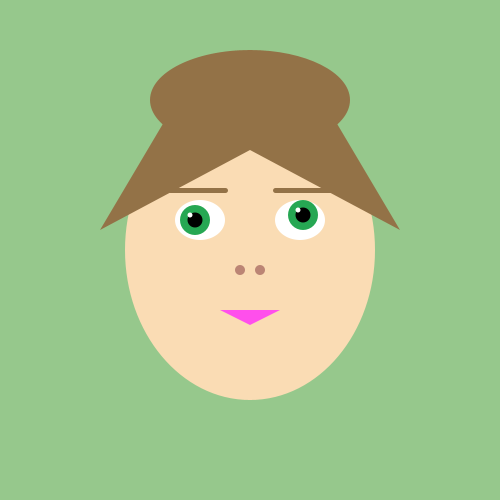
Frame 1 (no input)
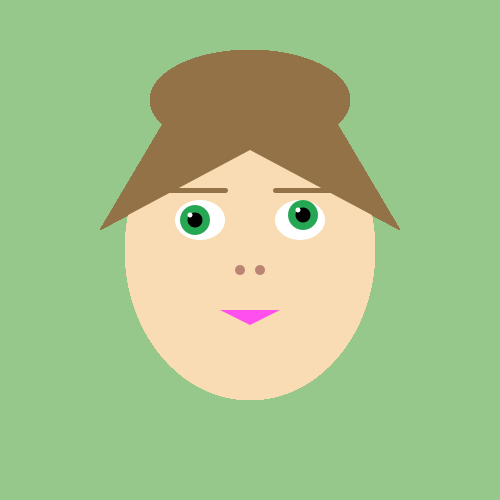
Frame 60 (the mouse pressed at the canvas centre just before this capture)
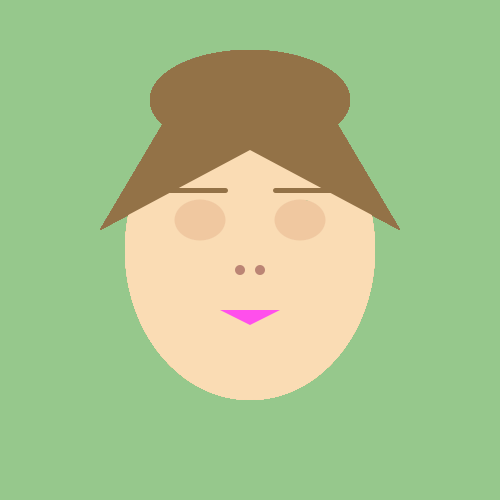
Frame 120 (the mouse held since frame 60 and released just before this capture)

The Processing sketch that drew these frames (run headless with seeded random() and noise(); from frame 60 on, the mouse is pressed at the canvas centre):

// Processing sketch: processing_162304
// ── processing_162304.pde

//Selfie

void setup (){
//Canvas
size (500,500);

//Background
background(150,200,140);

smooth();

}

void draw (){
noStroke();
//style hoved
fill(250,220,180);
ellipseMode(CENTER);
ellipse(width/2, height/2, 250, 300);

//næsebor
fill(187, 133, 116);
ellipse(240, 270, 10, 10);
ellipse(260, 270, 10, 10);

//Øjne
fill(255);
ellipse(200,220, 50, 40);
ellipse(300,220, 50, 40);

//iris
fill(38, 167, 83);
ellipse(195,220, 30, 30);
ellipse(303,215, 30, 30);

//pupiller
fill(0);
ellipse(195,220, 15, 15);
ellipse(303,215, 15, 15);

//pupiller flare
fill(255);
ellipse(190,215, 5, 5);
ellipse(298,210, 5, 5);

//Mund
fill(255, 79, 236);
triangle(220, 310, 280, 310, 250, 325);

//Hår
fill(147, 114, 71);
triangle(250, 150, 320, 95, 400, 230);
triangle(250, 150, 180, 95, 100, 230);
ellipse(250,100,200,100);

//øjenbryn
stroke(147, 114, 71);
strokeWeight(5);
line(170,190,225,190);
line(275,190,360,190);

//blink med øjnene
if (mousePressed == true) {
    noStroke();
  fill(240,200,160);
ellipse(200,220, 51, 41);
ellipse(300,220, 51, 41);
  } else {
    noStroke();
    fill(187, 133, 116);
  }

println(mouseX + "." + mouseY);
}
